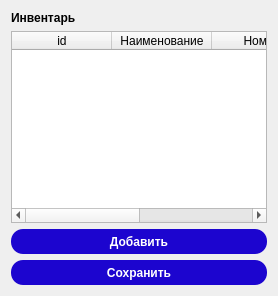
                <widget class="QWidget" name="page_18">
                 <layout class="QVBoxLayout" name="verticalLayout_23">
                  <item>
                   <layout class="QVBoxLayout" name="verticalLayout_22">
                    <item>
                     <widget class="QLabel" name="TabelNameLabel_5">
                      <property name="font">
                       <font>
                        <weight>75</weight>
                        <bold>true</bold>
                       </font>
                      </property>
                      <property name="text">
                       <string>Инвентарь</string>
                      </property>
                     </widget>
                    </item>
                    <item>
                     <widget class="QTableWidget" name="EquipmentViewTable">
                      <property name="editTriggers">
                       <set>QAbstractItemView::AnyKeyPressed|QAbstractItemView::CurrentChanged|QAbstractItemView::DoubleClicked|QAbstractItemView::EditKeyPressed</set>
                      </property>
                      <attribute name="horizontalHeaderCascadingSectionResizes">
                       <bool>true</bool>
                      </attribute>
                      <attribute name="horizontalHeaderStretchLastSection">
                       <bool>true</bool>
                      </attribute>
                      <attribute name="verticalHeaderCascadingSectionResizes">
                       <bool>false</bool>
                      </attribute>
                      <column>
                       <property name="text">
                        <string>id</string>
                       </property>
                      </column>
                      <column>
                       <property name="text">
                        <string>Наименование</string>
                       </property>
                      </column>
                      <column>
                       <property name="text">
                        <string>Номер</string>
                       </property>
                      </column>
                      <column>
                       <property name="text">
                        <string>Местоположение</string>
                       </property>
                      </column>
                     </widget>
                    </item>
                    <item>
                     <widget class="QPushButton" name="AddEquipmentButton">
                      <property name="styleSheet">
                       <string notr="true">QPushButton {
	background-color: #1c05cf;
	color: #ffffff;
	border-radius: 12px;
	width: 150px;
	height: 25px;
	font-weight: bold
}

QPushButton:pressed {
	background-color: #130390;
	color: #ffffff;
	border-radius: 12px;
	width: 150px;
	height: 25px;
}</string>
                      </property>
                      <property name="text">
                       <string>Добавить</string>
                      </property>
                     </widget>
                    </item>
                   </layout>
                  </item>
                  <item>
                   <widget class="QPushButton" name="EquipmentSaveButton">
                    <property name="styleSheet">
                     <string notr="true">QPushButton {
	background-color: #1c05cf;
	color: #ffffff;
	border-radius: 12px;
	width: 150px;
	height: 25px;
	font-weight: bold
}

QPushButton:pressed {
	background-color: #130390;
	color: #ffffff;
	border-radius: 12px;
	width: 150px;
	height: 25px;
}</string>
                    </property>
                    <property name="text">
                     <string>Сохранить</string>
                    </property>
                   </widget>
                  </item>
                 </layout>
                </widget>
